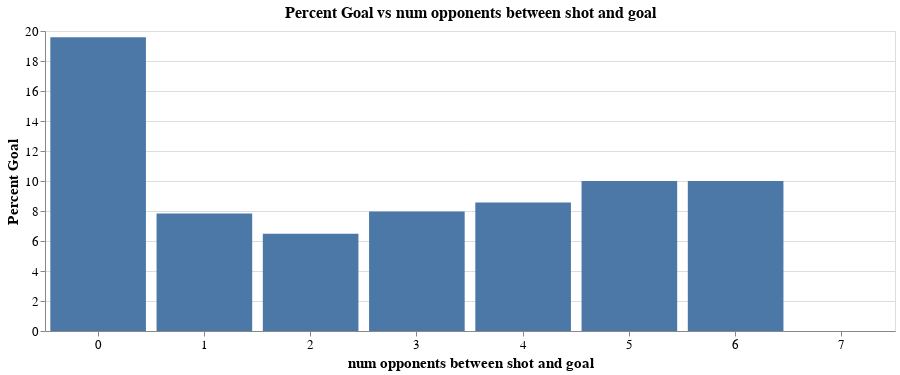

Notebook code for this chart:
### Markdown cell above
Now we can use our function to plot the desired variables:

### Code cell
plot_percent_goal_vs_attr("num opponents between shot and goal", "bar")

### Figure 1 — Vega-Lite specification as saved in the notebook (floating-point values rounded to 4 significant figures)
{"$schema": "https://vega.github.io/schema/vega-lite/v3.4.0.json", "config": {"axis": {"labelFontSize": 13, "titleFontSize": 15}, "mark": {"tooltip": null}, "title": {"fontSize": 16}, "view": {"height": 300, "width": 400}}, "data": {"name": "data-35b419d1a3918df77b73b2b396682d1d"}, "datasets": {"data-35b419d1a3918df77b73b2b396682d1d": [{"Goal": 758, "No Goal": 3112, "Percent Goal": 19.59, "num opponents between shot and goal": 0}, {"Goal": 172, "No Goal": 2023, "Percent Goal": 7.832, "num opponents between shot and goal": 1}, {"Goal": 41, "No Goal": 590, "Percent Goal": 6.477, "num opponents between shot and goal": 2}, {"Goal": 24, "No Goal": 274, "Percent Goal": 7.973, "num opponents between shot and goal": 3}, {"Goal": 12, "No Goal": 124, "Percent Goal": 8.571, "num opponents between shot and goal": 4}, {"Goal": 6, "No Goal": 49, "Percent Goal": 10, "num opponents between shot and goal": 5}, {"Goal": 2, "No Goal": 12, "Percent Goal": 10, "num opponents between shot and goal": 6}, {"Goal": 0, "No Goal": 1, "Percent Goal": 0, "num opponents between shot and goal": 7}]}, "encoding": {"x": {"axis": {"labelAngle": 0, "title": "num opponents between shot and goal"}, "field": "num opponents between shot and goal", "type": "nominal"}, "y": {"axis": {"title": "Percent Goal"}, "field": "Percent Goal", "type": "quantitative"}}, "height": 300, "mark": "bar", "title": "Percent Goal vs num opponents between shot and goal", "width": 850}
